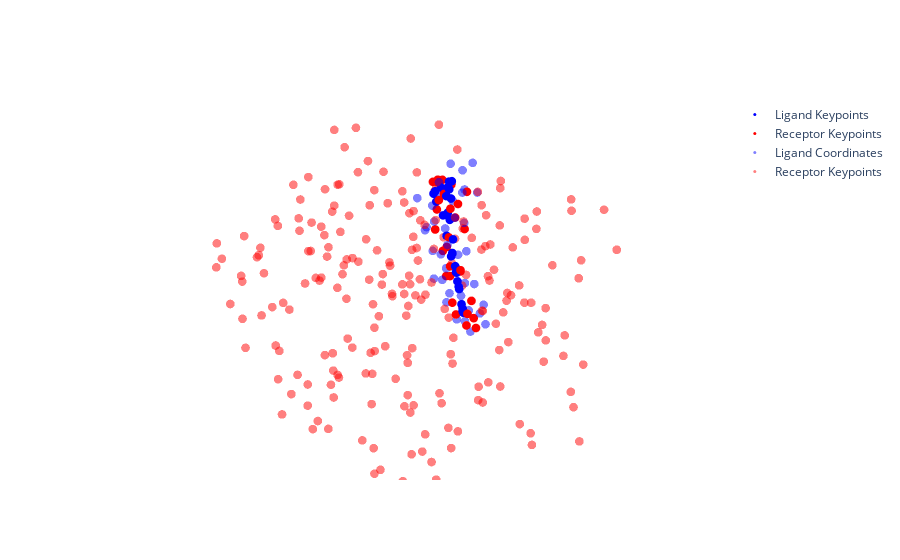

Notebook code cell kept with this figure:
### Code cell
visualize_pair(lig_keypts[indices[i]].numpy(), lig_coords[indices[i]].numpy(), rec_keypts[indices[i]].numpy(), rec_coords[indices[i]], names[indices[i]])
